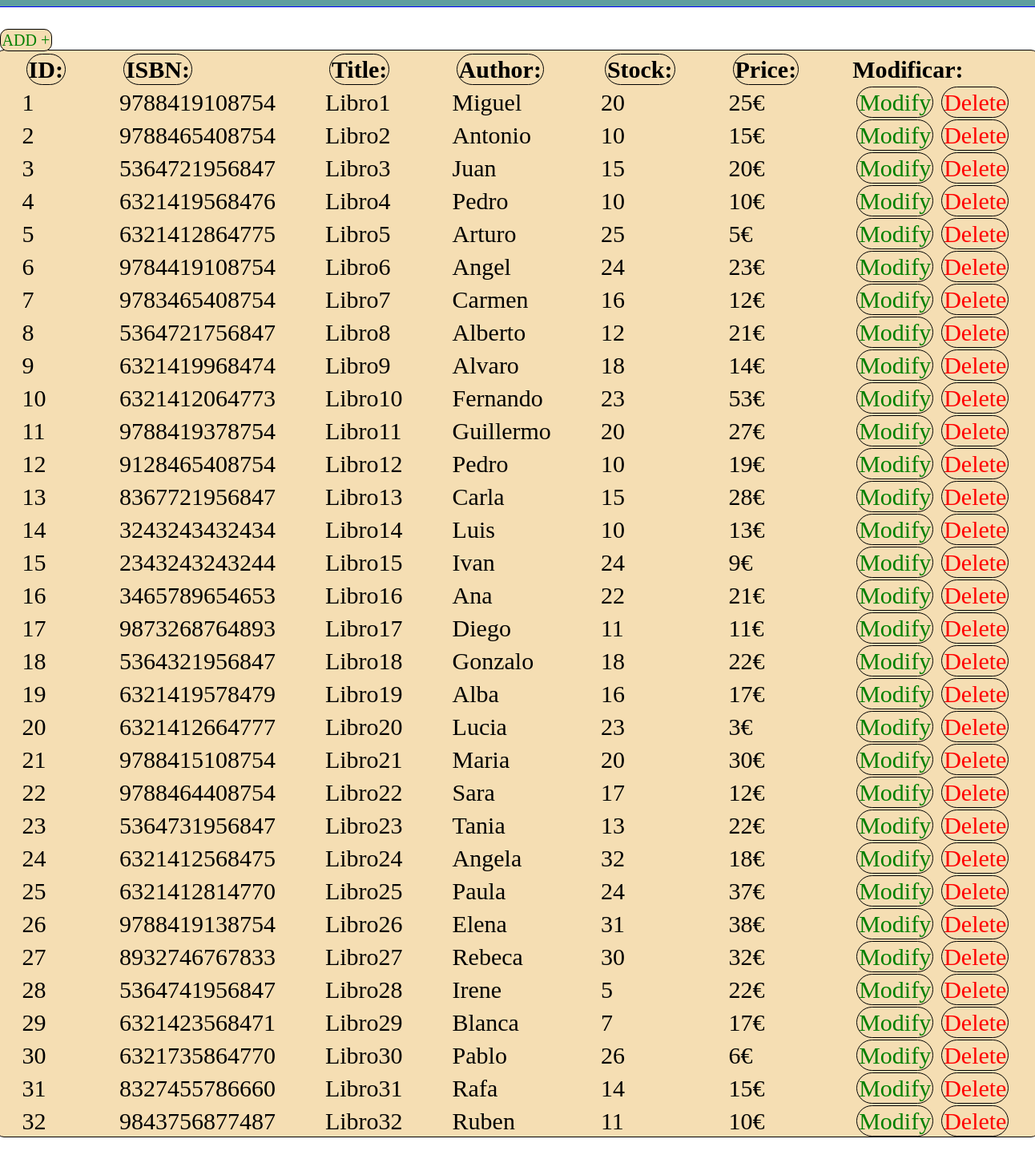
Screenshot of /CRUD_PDO/index.php with the database file from the repository.
### tables this page shows
CREATE TABLE IF NOT EXISTS `book` (
  `id` int(100) AUTO_INCREMENT,
  `isbn` varchar(13) DEFAULT NULL,
  `title` varchar(255) DEFAULT NULL,
  `author` varchar(255) DEFAULT NULL,
  `stock` smallint(5) DEFAULT NULL,
  `price` float DEFAULT NULL,
  PRIMARY KEY (`id`)
);

### CRUD_PDO/class/Conexion.php (called while the page is built, shortened)
<?php
class Conexion{
    private $pass2;
    public function __construct(){
        $json = file_get_contents("./config.json");
        $json = json_decode($json, true);
        $this->user = $json['user'];
        $this->pass1 = $json['pass2'];
        $this->dbname = $json['dbname'];
        $this->server = $json['server'];
        try{
            $this->conn = new PDO("mysql:host=$this->server; dbname=$this->dbname", $this->user, $this->pass1);
        }catch(PDOException $e){
            if($e->getCode() == '1045'){
                try{
                    $this->conn = new PDO("mysql:host=$this->server; dbname=$this->dbname", $this->user, $this->pass2);
                    $this->conn->setAttribute(PDO::ATTR_ERRMODE, PDO::ERRMODE_EXCEPTION);
                }catch(PDOException $e){
                    if($e->getCode() == '1045'){
                        echo "SU USUARIO O CONTRASEÑA INCORRECTO<br><br>" . $e->getMessage();
                        die();
                    }elseif($e->getCode() == '1049'){
                        echo "BBDD NO EXISTE, creandola...<br><br>" . $e->getMessage();
                        sleep(3);
                        self::createBBDD();
                        die();
                    }elseif($e->getCode() == '2002'){
                        echo "SERVIDOR NO ENCONTRADO<br><br>" . $e->getMessage();
                        die();
                    }else{
                       echo $e->getCode();
                       die();
                    }
                }
            }elseif($e->getCode() == '1049'){
                echo "BBDD NO EXISTE, creandola...<br><br>" . $e->getMessage();
                sleep(3);
                self::createBBDD();
                die();
            }elseif($e->getCode() == '2002'){
                echo "SERVIDOR NO ENCONTRADO<br><br>" . $e->getMessage();
                die();
            }else{
               echo $e->getCode();
               die();
            }
        }
    }
}
?>

### CRUD_PDO/class/Book.php (the view, shortened to what this page needs)
<?php
class Book extends Conexion{
    public function selectBook($order){
        try{
            $stmt = $this->conn->prepare("SELECT * FROM book ORDER BY $order");
            $stmt->execute();
            return $stmt;
        }catch(PDOException $e){
            if($e->getCode() == '42S02'){
                echo "NO SE HAN ENCONTRADO DATOS, introduciendo...<br><br>" . $e->getMessage();
                sleep(3);
                self::insertData();
                die();
            }else{
                echo $e->getCode();
            }
        }
    }
    public function showBook($order){
        $result = self::selectBook($order);
        echo "<dic class='contenedor'>";
            echo "<a class='verde boton' href='./index.php?boton=insert'>ADD +</a>";
            echo "<table class='tabla'>";
                echo "<tr>";
                    echo "<td><b><a href='./index.php?order=id'>ID:</a></b></td>";
                    echo "<td><b><a href='./index.php?order=isbn'>ISBN:</a></b></td>";
                    echo "<td><b><a href='./index.php?order=title'>Title:</a></b></td>";
                    echo "<td><b><a href='./index.php?order=author'>Author:</a></b></td>";
                    echo "<td><b><a href='./index.php?order=stock'>Stock:</a></b></td>";
                    echo "<td><b><a href='./index.php?order=price'>Price:</a></b></td>";
                    echo "<td><b>Modificar:</b></td>";
                echo "</tr>";
            while($registro = $result->fetch(PDO::FETCH_ASSOC)){
                echo "<tr>";
                    echo "<td>$registro[id]</td>";
                    echo "<td>$registro[isbn]</td>";
                    echo "<td>$registro[title]</td>";
                    echo "<td>$registro[author]</td>";
                    echo "<td>$registro[stock]</td>";
                    echo "<td>$registro[price]€</td>";
                    echo "<td><a class='verde' href='./index.php?boton=update&id=$registro[id]'>Modify</a><a class='rojo' href='./index.php?boton=delete&id=$registro[id]&isbn=$registro[isbn]&title=$registro[title]&author=$registro[author]'>Delete</a></td>";
                    echo "</tr>";
            }
            echo "</table>";
    }
}
?>

### CRUD_PDO/index.php (shortened to what this page needs)
<?php
echo "<link rel='stylesheet' type='text/css' href='./css/estilos.css'>";
$book = new Book();
if(isset($_GET['boton'])){
    if($_GET['boton'] == "insert"){
        formInsertBook();
    }elseif($_GET['boton'] == "delete"){
        $id = $_GET['id'];
        $isbn = $_GET['isbn'];
        $title = $_GET['title'];
        $author = $_GET['author'];
        $book->deleteBook($id, $isbn, $title, $author);
        header("Refresh:20; url=index.php");
    }elseif($_GET['boton'] == "update"){
        formUpdateBook();
    }
}else{
    if(!isset($_GET['order'])){
        $order = 'id';
    }else{
        $order = $_GET['order'];
    }
    $book->showBook($order);
}
?>

### CRUD_PDO/css/estilos.css (style rules this page uses)
.verde { color: green; }
.rojo { color: red; }
.contenedor { background-color: white; border: 1px solid blue; border-radius: 10px; padding: 30px; }
.tabla { border: solid black 1px; border-radius: 10px; background-color: wheat; font-size: 30px; }
th, td { padding: 5px 30px 0 30px; }
.boton { font-size: 20px; border-radius: 10px; margin-bottom: 50px; }
a { text-decoration: none; color: black; background-color: wheat; border: 1px solid black; border-radius: 20px; margin: 10px 5px 0 5px; padding: 2px; }

### rows the page displays
book: id "1", isbn "9788419108754", title "Libro1", author "Miguel", stock "20", price "25"
book: id "2", isbn "9788465408754", title "Libro2", author "Antonio", stock "10", price "15"
book: id "3", isbn "5364721956847", title "Libro3", author "Juan", stock "15", price "20"
book: id "4", isbn "6321419568476", title "Libro4", author "Pedro", stock "10", price "10"
book: id "5", isbn "6321412864775", title "Libro5", author "Arturo", stock "25", price "5"
book: id "6", isbn "9784419108754", title "Libro6", author "Angel", stock "24", price "23"
book: id "7", isbn "9783465408754", title "Libro7", author "Carmen", stock "16", price "12"
book: id "8", isbn "5364721756847", title "Libro8", author "Alberto", stock "12", price "21"
book: id "9", isbn "6321419968474", title "Libro9", author "Alvaro", stock "18", price "14"
book: id "10", isbn "6321412064773", title "Libro10", author "Fernando", stock "23", price "53"
book: id "11", isbn "9788419378754", title "Libro11", author "Guillermo", stock "20", price "27"
book: id "12", isbn "9128465408754", title "Libro12", author "Pedro", stock "10", price "19"
book: id "13", isbn "8367721956847", title "Libro13", author "Carla", stock "15", price "28"
book: id "14", isbn "3243243432434", title "Libro14", author "Luis", stock "10", price "13"
book: id "15", isbn "2343243243244", title "Libro15", author "Ivan", stock "24", price "9"
book: id "16", isbn "3465789654653", title "Libro16", author "Ana", stock "22", price "21"
book: id "17", isbn "9873268764893", title "Libro17", author "Diego", stock "11", price "11"
book: id "18", isbn "5364321956847", title "Libro18", author "Gonzalo", stock "18", price "22"
book: id "19", isbn "6321419578479", title "Libro19", author "Alba", stock "16", price "17"
book: id "20", isbn "6321412664777", title "Libro20", author "Lucia", stock "23", price "3"
book: id "21", isbn "9788415108754", title "Libro21", author "Maria", stock "20", price "30"
book: id "22", isbn "9788464408754", title "Libro22", author "Sara", stock "17", price "12"
book: id "23", isbn "5364731956847", title "Libro23", author "Tania", stock "13", price "22"
book: id "24", isbn "6321412568475", title "Libro24", author "Angela", stock "32", price "18"
book: id "25", isbn "6321412814770", title "Libro25", author "Paula", stock "24", price "37"
book: id "26", isbn "9788419138754", title "Libro26", author "Elena", stock "31", price "38"
book: id "27", isbn "8932746767833", title "Libro27", author "Rebeca", stock "30", price "32"
book: id "28", isbn "5364741956847", title "Libro28", author "Irene", stock "5", price "22"
book: id "29", isbn "6321423568471", title "Libro29", author "Blanca", stock "7", price "17"
book: id "30", isbn "6321735864770", title "Libro30", author "Pablo", stock "26", price "6"
book: id "31", isbn "8327455786660", title "Libro31", author "Rafa", stock "14", price "15"
book: id "32", isbn "9843756877487", title "Libro32", author "Ruben", stock "11", price "10"
